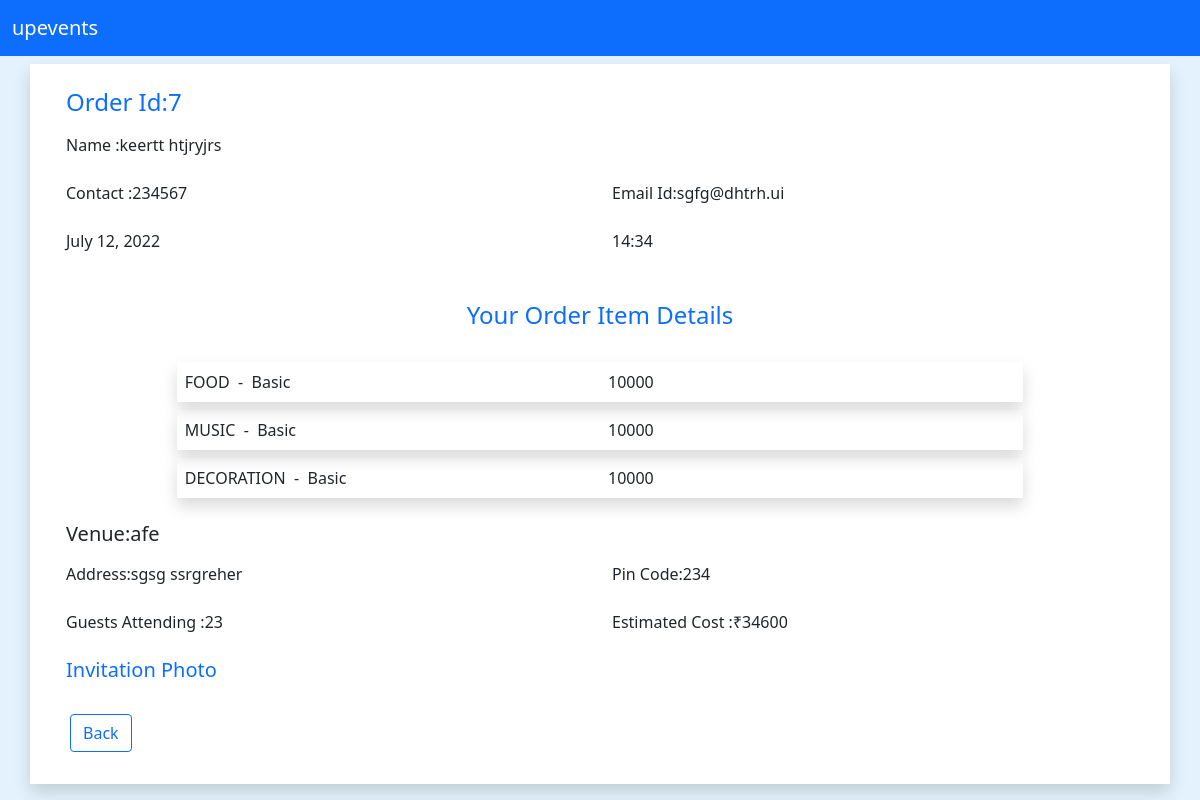
Page /user/orderinfo/7 (signed in) on the earlier database version.
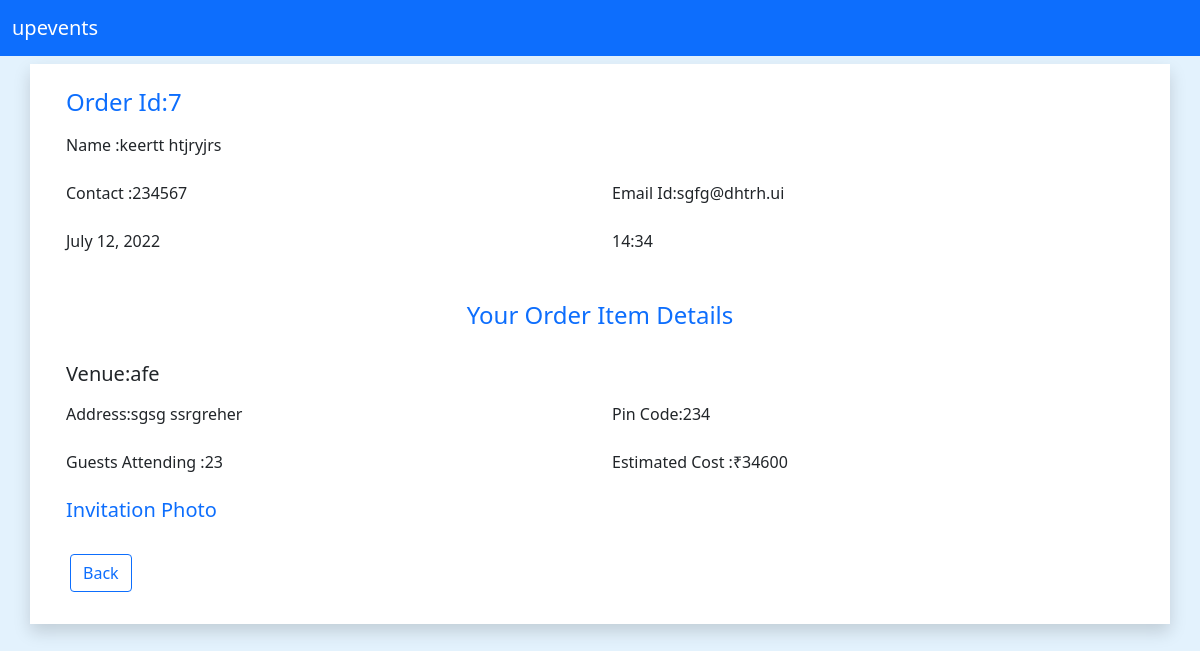
Same page on the later database version.
### user/models.py (models this page shows, shortened)
class Order(models.Model):
    order_id=models.AutoField(primary_key=True)
    user_name=models.CharField(max_length=30)
    name=models.CharField(max_length=70)
    mbl_no=models.CharField(max_length=70)
    email=models.CharField(max_length=70)
    date=models.DateField()
    time=models.CharField(max_length=70)
    est_people=models.IntegerField()
    venue=models.CharField(max_length=70)
    venue_address=models.CharField(max_length=300)
    venue_pin=models.CharField(max_length=70)
    est_cost=models.IntegerField()
    invite_image=models.URLField()
    order_items=models.TextField(default='')

### organiser/models.py (models this page shows, shortened)
class Package(models.Model):
    Type_choice=(
        ('FOOD','FOOD'),
        ('DECORATION','DECORATION'),
        ('MUSIC','MUSIC'),
        ('STAGE PROGRAM','STAGE PROGRAM')
    )
    package_id=models.AutoField(primary_key=True)
    package_title=models.CharField(max_length=50,default="")
    category=models.CharField(max_length=30,choices=Type_choice,default='MUSIC')
    package_image=models.ImageField(upload_to='Package/images', default="")
    package_desc=models.TextField(max_length=300, default="" )
    package_price=models.IntegerField(default=10000)

### user/views.py (the view)
# urls.py: path('orderinfo/<int:order_id>',views.orderinfo,name='orderinfo'),
def orderinfo(request,order_id):
    order_details=Order.objects.filter(order_id=order_id)
    for i in order_details:
        order_item_list=json.loads(i.order_items)
    package_object=[]# list contain ordered package details
    for i in order_item_list:
        package_object.append(Package.objects.filter(package_id=i))
    return render(request,'user/orderinfo.html',{'order_details':order_details,'order_item_list': package_object})

### user/templates/user/orderinfo.html (shortened to what this page needs)
<!doctype html>
<html lang="en">
<head>
    <link href="https://cdn.jsdelivr.net/npm/bootstrap@5.0.2/dist/css/bootstrap.min.css" rel="stylesheet"
>
</head>
<body style="background-color:#E3F2FD ;">
    <nav class="navbar navbar-expand-lg navbar-dark bg-primary ">
        <div class="container-fluid">
          <a class="navbar-brand" href="/user">upevents</a>
        </div>
    </nav>
    {% if user.is_authenticated %}
    {% for i in order_details %}
    <div class="container shadow m-2 p-3 mx-auto bg-white">
        <div class="row m-2"><h4 class="text-primary">Order Id:{{i.order_id}}</h4></div>
        <div class="row m-2"><p>Name :{{i.name}}</p></div>
        <div class="row m-2">
            <div class="col"><p>Contact :{{i.mbl_no}}</p></div>
            <div class="col"><p>Email Id:{{i.email}}</p></div>
        </div>
        <div class="row m-2">
            <div class="col"><p>{{i.date}}</p></div>
            <div class="col"><p>{{i.time}}</p></div>
        </div>
        <div class="row m-4 text-center">
            <div class="col mt-2 text-primary"><h4>Your Order Item Details</h4></div>
        </div>
        <div class="container " style="width: 80%;">
            {% for j in order_item_list %}
            {% for l in j %}
            <div class="row m-2 shadow">
                <div class="col  p-2">
                    {{l.category}}&nbsp;&nbsp;-&nbsp;&nbsp;{{l.package_title}}
                </div>
                <div class="col  p-2">
                    {{l.package_price}}
                </div>
            </div>
            {% endfor %}
            {% endfor %}
        </div>
        <div class="row m-2 mt-4">
            <div class="col"><h5>Venue:{{i.venue}}</h5></div>
        </div>
        <div class="row m-2 ">
            <div class="col"><p>Address:{{i.venue_address}}</p></div>
            <div class="col"><p>Pin Code:{{i.venue_pin}}</p></div>
        </div>
        <div class="row m-2">
            <div class="col"><p>Guests Attending :{{i.est_people}} </p></div>
            <div class="col"><p>Estimated Cost :₹{{i.est_cost}} </p> </div>
        </div>
        <div class="row m-2">
            <h5 class="text-primary">Invitation Photo</h5>
        </div>
        <div class="row justify-content-left">
            <a href="/user/userprofile" class="m-3"> <button class="btn btn-outline-primary mx-2" type="button">Back </button></a>
        </div>
    </div>
    {% endfor %}
    {% else %}
<h3 class="text-center my-4">Please Log in</h3>
<div class="container my-4 text-center">
<a href="/login" class="btn btn-outline-primary mx-2 " type="button">Login</a>
</div>
{%endif%}
</body>
</html>

Differences in the rows shown:
removed Package: category "FOOD", package_title "Basic", package_price "10000"
removed Package: category "MUSIC", package_title "Basic", package_price "10000"
removed Package: category "DECORATION", package_title "Basic", package_price "10000"
